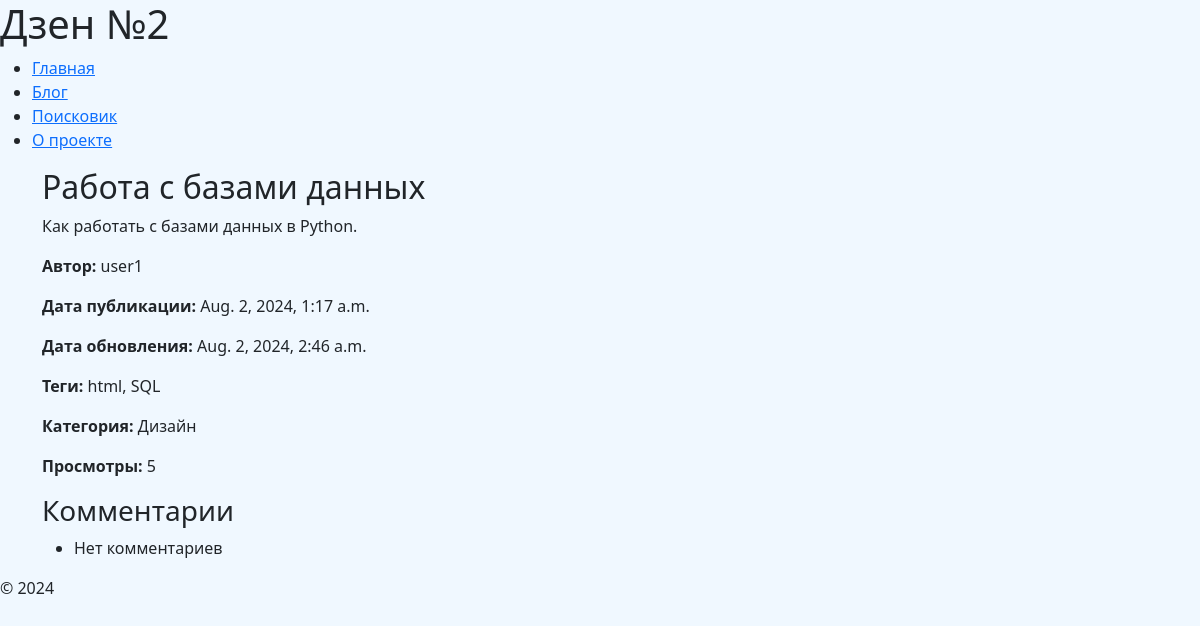
The page /blog/rabota-s-bazami-dannykh/ on the database its author committed.
### blog/models.py (models this page shows, shortened)
class Post(models.Model):
    title = models.CharField(max_length=200)
    text = models.TextField()
    slug = models.SlugField(unique=True, blank=True)
    author = models.ForeignKey(get_user_model(), on_delete=models.CASCADE)
    category = models.ForeignKey(Category, on_delete=models.CASCADE, related_name='posts', null=True, default=None)
    tags = models.ManyToManyField(Tag, related_name='posts')
    published_date = models.DateTimeField(auto_now_add=True)
    updated_date = models.DateTimeField(auto_now=True)
    views = models.IntegerField(default=0)

class Tag(models.Model):
    name = models.CharField(max_length=100, unique=True)
    slug = models.SlugField(unique=True)

class Category(models.Model):
    name = models.CharField(max_length=200, unique=True)
    slug = models.SlugField(unique=True)
    def __str__(self):
        return self.name

### blog/views.py (the view)
# urls.py: path('blog/<slug:slug>/', views.post_detail, name='post_detail'),
def post_detail(request, slug):
    post = get_object_or_404(Post, slug=slug)
    Post.objects.filter(pk=post.pk).update(views=F('views') + 1)
    post.refresh_from_db()
    context = {
        'menu': menu,
        'post': post,
    }
    return render(request, 'post_detail.html', context)

### blog/templates/post_detail.html (shortened to what this page needs)
{% extends 'base.html' %}
{% block content %}
    <h2>{{ post.title }}</h2>
    <p>{{ post.text }}</p>
    <p><strong>Автор:</strong> {{ post.author }}</p>
    <p><strong>Дата публикации:</strong> {{ post.published_date }}</p>
    <p><strong>Дата обновления:</strong> {{ post.updated_date }}</p>
    <p><strong>Теги:</strong>
        {% for tag in post.tags.all %}
            {{ tag.name }}{% if not forloop.last %}, {% endif %}
        {% empty %}
            Нет тегов
        {% endfor %}
    <p><strong>Категория:</strong> {{ post.category }}</p>
    <p><strong>Просмотры:</strong> {{ post.views }}</p>
    <h3>Комментарии</h3>
    <ul>
        {% for comment in post.comments.all %}
            {% if comment.status != 'unchecked' %}
                <li>
                    <p><strong>{{ comment.author.username }}</strong>: {{ comment.text }} </p>
                </li>
            {% endif %}
        {% empty %}
            <li>Нет комментариев</li>
        {% endfor %}
    </ul>
{% endblock %}

### rows shown on the page
Post: title "Работа с базами данных", text "Как работать с базами данных в Python.", author "user1", published_date "Aug. 2, 2024, 1:17 a.m.", updated_date "Aug. 2, 2024, 2:46 a.m.", category "Дизайн", views "5"
Tag: name "html"
Tag: name "SQL"

### other values the page prints
{{ item.name }} "Главная" "Блог" "Поисковик" "О проекте"
